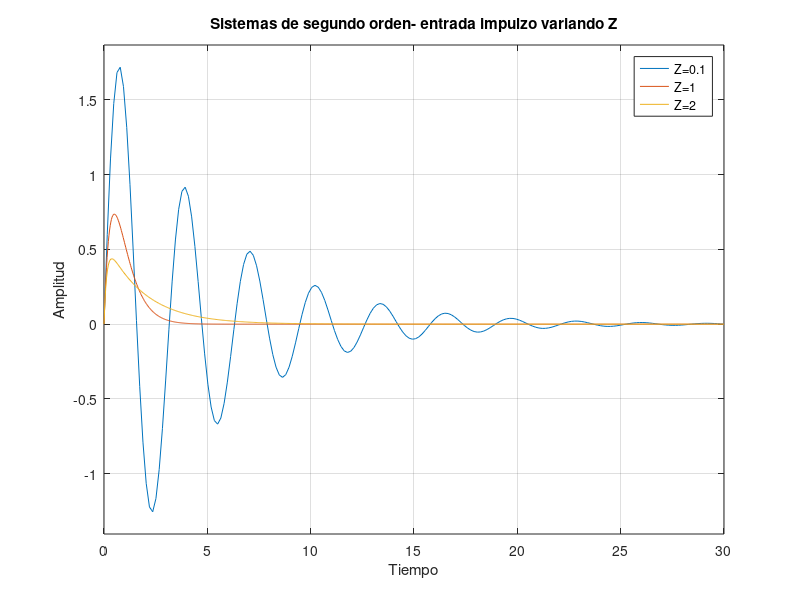
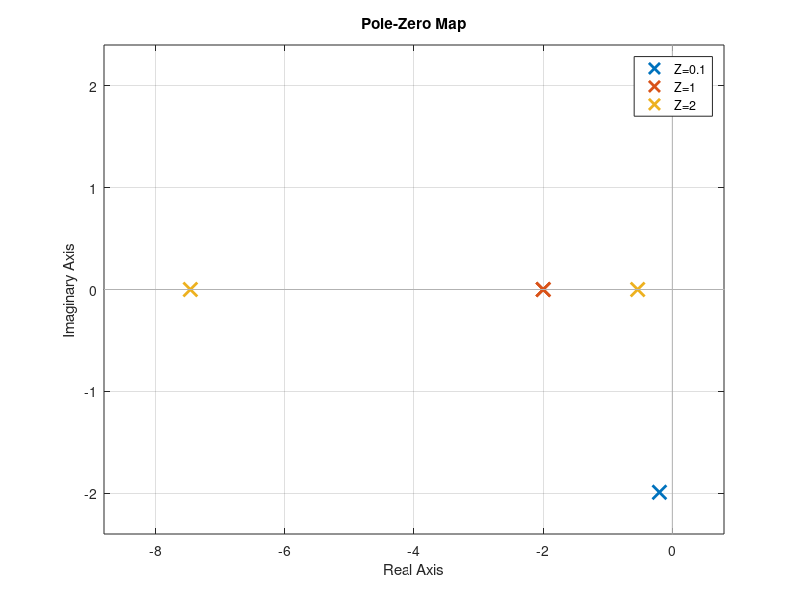

Write MATLAB code to recreate these figures, in order.
%%Ejercicio 7: Determinar para un sistema de segundo orden ante una entrada impulso:
% A. Polos
% B. Mp - (Overshoot)
% C. Ts(2%) - Tiempo de asentamiento
% D. Período de oscilación
% E. Tp - Tiempo Pico máximo
% Para: ζ= 0.1 y ω= 2.
% ζ = 0.7 y ω = 2.
% ζ = 2 y ω = 2.


hold on;
wn= 2;
z=0.1;
num=wn^2;
den=[(1) (2*z*wn) (wn^2)];
G1 =tf(num, den);

wn= 2;
z=1;
num=wn^2;
den=[(1) (2*z*wn) (wn^2)];
G2 =tf(num, den);

wn= 2;
z=2;
num=wn^2;
den=[(1) (2*z*wn) (wn^2)];
G3 =tf(num, den);

impulse(G1,G2,G3); %Entrada impulso
xlabel('Tiempo');
ylabel('Amplitud');
title('Sistemas de segundo orden- entrada impulzo variando Z');
legend('Z=0.1','Z=1','Z=2');

hold off;

figure(2)
pzmap(G1,G2,G3);
legend('Z=0.1','Z=1','Z=2')